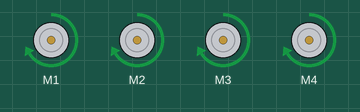
Recording of a sketch running on a simulated Arduino Uno, built with avr-gcc and run on an emulated ATmega328P. On the bench: 4 × DC motor (green arrow = forward, orange = backward, longer = faster).

Above: at 0.1 s.
Timing chart, 0 to 1.6 s (numbered marks = the images above):
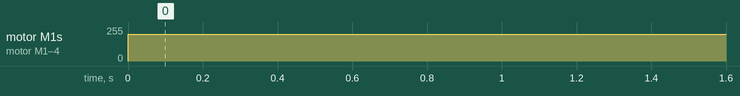

Measured:
- by itself, motor M1–4: stopped → forward 200/255 at 0.00 s

The sketch:

MotorCheck.ino
```cpp
#include <AFMotor.h>

AF_DCMotor motor1(1);
AF_DCMotor motor2(2);
AF_DCMotor motor3(3);
AF_DCMotor motor4(4);
int speed = 200;
void mundur()
{
  motor1.setSpeed(speed);
  motor2.setSpeed(speed);
  motor3.setSpeed(speed);
  motor4.setSpeed(speed);
  motor1.run(BACKWARD);
  motor2.run(BACKWARD);
  motor3.run(BACKWARD);
  motor4.run(BACKWARD);
}

void maju()
{
  motor1.setSpeed(speed);
  motor2.setSpeed(speed);
  motor3.setSpeed(speed);
  motor4.setSpeed(speed);
  motor1.run(FORWARD);
  motor2.run(FORWARD);
  motor3.run(FORWARD);
  motor4.run(FORWARD);
}


void setup() {
  maju();
}

void loop() {
  // put your main code here, to run repeatedly:

}

/*
1 = 69
2 = 70
3 = 71
4 = 68
5 = 64
6 = 67
7 = 7
8 = 21
9 = 9
0 = 25
* = 22 tutup servo
# = 13 buka servo
atas = 24
Bawah = 82
kiri = 8
kanan = 90
tengah = 28
*/
```
